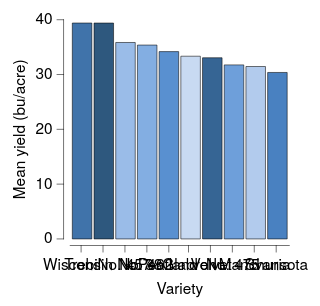

The Vega-Lite source for this figure:
### Vega-Lite specification from a JSON file in a GitHub repository (floating-point values rounded to 4 significant figures)
{"background": "white", "config": {"arc": {"fill": "black", "fillOpacity": 1.0, "innerRadius": 25.0, "padAngle": 0.03, "stroke": "black", "strokeOpacity": 1, "strokeWidth": 0.25}, "area": {"fill": "black", "fillOpacity": 1.0, "stroke": "black", "strokeOpacity": 1, "strokeWidth": 0.25}, "axis": {"domain": true, "domainCap": "round", "domainColor": "black", "domainWidth": 0.25, "grid": false, "gridCap": "round", "gridColor": "#F1F1F1", "gridDash": [0, 0], "gridOpacity": 1.0, "gridWidth": 0.25, "labelColor": "black", "labelFont": "HelveticaNeue", "labelFontSize": 7, "labelFontStyle": "normal", "labelFontWeight": 400, "offset": 3, "ticks": true, "tickCap": "round", "tickColor": "black", "tickSize": 3, "tickWidth": 0.25, "titleColor": "black", "titleFont": "HelveticaNeue", "titleFontSize": 7, "titleFontStyle": "normal", "titleFontWeight": 400}, "axisX": {"domain": true, "labelAlign": "center", "labelAngle": 0, "labels": true, "ticks": true, "translate": 0}, "axisY": {"domain": true, "labelAlign": "right", "labelAngle": 0, "labels": true, "ticks": true, "translate": 0}, "axisRight": {"domain": true, "labelAlign": "left", "labelAngle": 0, "labels": true, "ticks": true, "translate": 0}, "axisTop": {"domain": true, "labelAlign": "center", "labelAngle": 0, "labels": true, "ticks": true, "translate": 0}, "bar": {"fill": "black", "fillOpacity": 1.0, "stroke": "black", "strokeOpacity": 1, "strokeWidth": 0.25}, "boxplot": {"size": 8.0, "ticks": {"cornerRadius": 0.25, "fill": "black", "size": 6.0, "thickness": 0.25}, "box": {"fillOpacity": 1.0, "stroke": "black", "strokeOpacity": 1, "strokeWidth": 0.25}, "median": {"fill": "white", "fillOpacity": 1.0, "size": 8.0, "stroke": "black", "strokeOpacity": 1, "strokeWidth": 0.25}, "rule": {"fill": "black", "fillOpacity": 1.0, "size": 10.0, "stroke": "black", "strokeDash": [0, 0], "strokeOpacity": 1, "strokeWidth": 0.25}, "outliers": {"color": "black", "fill": "black", "fillOpacity": 1.0, "size": 0, "stroke": "black", "strokeOpacity": 1, "strokeWidth": 0.25}}, "circle": {"fill": "white", "fillOpacity": 1.0, "size": 2.5, "stroke": "black", "strokeOpacity": 1, "strokeWidth": 0.25}, "errorband": {"band": {"fillOpacity": 0.6, "stroke": null, "strokeWidth": 0.25, "strokeOpacity": 1}, "borders": {"opacity": 0, "strokeOpacity": 0.25, "strokeWidth": 1}}, "errorbar": {"opacity": 1, "rule": {"strokeDash": [0, 0], "strokeWidth": 0.5}, "ticks": {"color": "black", "cornerRadius": 0.25, "opacity": 1, "size": 6.0, "thickness": 0.5}, "thickness": 0.5}, "font": "HelveticaNeue", "geoshape": {"fill": "black", "fillOpacity": 1.0, "stroke": "black", "strokeOpacity": 1, "strokeWidth": 0.25}, "header": {"labelColor": "black", "labelFont": "HelveticaNeue", "labelFontSize": 7, "labelFontStyle": "normal", "labelFontWeight": 400, "titleColor": "black", "titleFont": "HelveticaNeue", "titleFontSize": 7, "titleFontStyle": "normal", "titleFontWeight": 400, "titlePadding": 0}, "legend": {"disable": false, "offset": 3, "gradientLength": 50.0, "gradientThickness": 5.0, "gradientOpacity": 1.0, "gradientStrokeColor": "black", "gradientStrokeWidth": 0.25, "labelColor": "black", "labelFont": "HelveticaNeue", "labelFontSize": 7, "labelFontStyle": "normal", "labelFontWeight": 400, "strokeColor": "black", "strokeWidth": 0, "symbolSize": 42, "symbolStrokeColor": "black", "symbolStrokeWidth": 0.25, "titleColor": "black", "titleFont": "HelveticaNeue", "titleFontSize": 7, "titleFontStyle": "normal", "titleFontWeight": 400}, "line": {"color": "black", "stroke": "black", "strokeCap": "round", "strokeDash": [0, 0], "strokeOpacity": 1, "strokeWidth": 0.375}, "point": {"filled": true, "fill": "black", "fillOpacity": 1.0, "size": 5.0, "stroke": "black", "strokeOpacity": 1, "strokeWidth": 0.25}, "range": {"category": {"scheme": ["#DFE9F7", "#ADC8EC", "#7AA8E0", "#4D87CA", "#386898", "#264A69"]}, "diverging": {"scheme": ["#BC4A5A", "#C96872", "#D4858B", "#DFA1A5", "#E8BDBF", "#F0DADA", "#F6F6F6", "#D7E0EB", "#B9CBE0", "#9BB6D5", "#7DA1C9", "#5F8CBD", "#4177B1"]}, "heatmap": {"scheme": ["#DFE9F7", "#C6D9F1", "#ADC8EC", "#94B8E6", "#7AA8E0", "#6097DA", "#4D87CA", "#4177B1", "#386898", "#2F597F", "#264A69", "#1D3A58"]}, "ordinal": {"scheme": ["#DFE9F7", "#C6D9F1", "#ADC8EC", "#94B8E6", "#7AA8E0", "#6097DA", "#4D87CA", "#4177B1", "#386898", "#2F597F", "#264A69", "#1D3A58"]}, "ramp": {"scheme": ["#DFE9F7", "#C6D9F1", "#ADC8EC", "#94B8E6", "#7AA8E0", "#6097DA", "#4D87CA", "#4177B1", "#386898", "#2F597F", "#264A69", "#1D3A58"]}}, "rule": {"color": "black", "stroke": "black", "strokeCap": "round", "strokeDash": [2, 2], "strokeOpacity": 1, "strokeWidth": 0.25}, "scale": {"bandPaddingInner": 0.1, "bandPaddingOuter": 0.1, "round": false}, "rect": {"fill": "black", "fillOpacity": 1.0, "stroke": "black", "strokeOpacity": 1, "strokeWidth": 0.25}, "square": {"fill": "black", "fillOpacity": 1.0, "size": 10.0, "stroke": "black", "strokeOpacity": 1, "strokeWidth": 0.25}, "text": {"color": "black", "font": "HelveticaNeue", "fontSize": 7, "fontStyle": "normal", "fontWeight": 400}, "title": {"anchor": "middle", "frame": "group", "color": "black", "font": "HelveticaNeue", "fontSize": 7, "fontStyle": "normal", "fontWeight": 400, "subtitleColor": "black", "subtitleFont": "HelveticaNeue", "subtitleFontSize": "HelveticaNeue", "subtitleFontStyle": "normal", "subtitleFontWeight": 400}, "view": {"continuousWidth": 100, "continuousHeight": 100, "discreteWidth": 100, "discreteHeight": 100, "fill": null, "stroke": null, "strokeWidth": 0.25}}, "data": {"name": "data-9cc0564cb5591205eeeca8d2429dd11b"}, "mark": {"type": "bar"}, "encoding": {"color": {"field": "variety", "legend": null, "type": "nominal"}, "x": {"field": "variety", "sort": "-y", "title": "Variety", "type": "nominal"}, "y": {"aggregate": "mean", "field": "yield", "title": "Mean yield (bu/acre)", "type": "quantitative"}}, "$schema": "https://vega.github.io/schema/vega-lite/v6.4.1.json", "datasets": {"data-9cc0564cb5591205eeeca8d2429dd11b": [{"yield": 27.0, "variety": "Manchuria", "year": 1931, "site": "University Farm"}, {"yield": 48.87, "variety": "Manchuria", "year": 1931, "site": "Waseca"}, {"yield": 27.43, "variety": "Manchuria", "year": 1931, "site": "Morris"}, {"yield": 39.93, "variety": "Manchuria", "year": 1931, "site": "Crookston"}, {"yield": 32.97, "variety": "Manchuria", "year": 1931, "site": "Grand Rapids"}, {"yield": 28.97, "variety": "Manchuria", "year": 1931, "site": "Duluth"}, {"yield": 43.07, "variety": "Glabron", "year": 1931, "site": "University Farm"}, {"yield": 55.2, "variety": "Glabron", "year": 1931, "site": "Waseca"}, {"yield": 28.77, "variety": "Glabron", "year": 1931, "site": "Morris"}, {"yield": 38.13, "variety": "Glabron", "year": 1931, "site": "Crookston"}, {"yield": 29.13, "variety": "Glabron", "year": 1931, "site": "Grand Rapids"}, {"yield": 29.67, "variety": "Glabron", "year": 1931, "site": "Duluth"}, {"yield": 35.13, "variety": "Svansota", "year": 1931, "site": "University Farm"}, {"yield": 47.33, "variety": "Svansota", "year": 1931, "site": "Waseca"}, {"yield": 25.77, "variety": "Svansota", "year": 1931, "site": "Morris"}, {"yield": 40.47, "variety": "Svansota", "year": 1931, "site": "Crookston"}, {"yield": 29.67, "variety": "Svansota", "year": 1931, "site": "Grand Rapids"}, {"yield": 25.7, "variety": "Svansota", "year": 1931, "site": "Duluth"}, {"yield": 39.9, "variety": "Velvet", "year": 1931, "site": "University Farm"}, {"yield": 50.23, "variety": "Velvet", "year": 1931, "site": "Waseca"}, {"yield": 26.13, "variety": "Velvet", "year": 1931, "site": "Morris"}, {"yield": 41.33, "variety": "Velvet", "year": 1931, "site": "Crookston"}, {"yield": 23.03, "variety": "Velvet", "year": 1931, "site": "Grand Rapids"}, {"yield": 26.3, "variety": "Velvet", "year": 1931, "site": "Duluth"}, {"yield": 36.57, "variety": "Trebi", "year": 1931, "site": "University Farm"}, {"yield": 63.83, "variety": "Trebi", "year": 1931, "site": "Waseca"}, {"yield": 43.77, "variety": "Trebi", "year": 1931, "site": "Morris"}, {"yield": 46.93, "variety": "Trebi", "year": 1931, "site": "Crookston"}, {"yield": 29.77, "variety": "Trebi", "year": 1931, "site": "Grand Rapids"}, {"yield": 33.93, "variety": "Trebi", "year": 1931, "site": "Duluth"}, {"yield": 43.27, "variety": "No. 457", "year": 1931, "site": "University Farm"}, {"yield": 58.1, "variety": "No. 457", "year": 1931, "site": "Waseca"}, {"yield": 28.7, "variety": "No. 457", "year": 1931, "site": "Morris"}, {"yield": 45.67, "variety": "No. 457", "year": 1931, "site": "Crookston"}, {"yield": 32.17, "variety": "No. 457", "year": 1931, "site": "Grand Rapids"}, {"yield": 33.6, "variety": "No. 457", "year": 1931, "site": "Duluth"}, {"yield": 36.6, "variety": "No. 462", "year": 1931, "site": "University Farm"}, {"yield": 65.77, "variety": "No. 462", "year": 1931, "site": "Waseca"}, {"yield": 30.37, "variety": "No. 462", "year": 1931, "site": "Morris"}, {"yield": 48.57, "variety": "No. 462", "year": 1931, "site": "Crookston"}, {"yield": 24.93, "variety": "No. 462", "year": 1931, "site": "Grand Rapids"}, {"yield": 28.1, "variety": "No. 462", "year": 1931, "site": "Duluth"}, {"yield": 32.77, "variety": "Peatland", "year": 1931, "site": "University Farm"}, {"yield": 48.57, "variety": "Peatland", "year": 1931, "site": "Waseca"}, {"yield": 29.87, "variety": "Peatland", "year": 1931, "site": "Morris"}, {"yield": 41.6, "variety": "Peatland", "year": 1931, "site": "Crookston"}, {"yield": 34.7, "variety": "Peatland", "year": 1931, "site": "Grand Rapids"}, {"yield": 32.0, "variety": "Peatland", "year": 1931, "site": "Duluth"}, {"yield": 24.67, "variety": "No. 475", "year": 1931, "site": "University Farm"}, {"yield": 46.77, "variety": "No. 475", "year": 1931, "site": "Waseca"}, {"yield": 22.6, "variety": "No. 475", "year": 1931, "site": "Morris"}, {"yield": 44.1, "variety": "No. 475", "year": 1931, "site": "Crookston"}, {"yield": 19.7, "variety": "No. 475", "year": 1931, "site": "Grand Rapids"}, {"yield": 33.07, "variety": "No. 475", "year": 1931, "site": "Duluth"}, {"yield": 39.3, "variety": "Wisconsin No. 38", "year": 1931, "site": "University Farm"}, {"yield": 58.8, "variety": "Wisconsin No. 38", "year": 1931, "site": "Waseca"}, {"yield": 29.47, "variety": "Wisconsin No. 38", "year": 1931, "site": "Morris"}, {"yield": 49.87, "variety": "Wisconsin No. 38", "year": 1931, "site": "Crookston"}, {"yield": 34.47, "variety": "Wisconsin No. 38", "year": 1931, "site": "Grand Rapids"}, {"yield": 31.6, "variety": "Wisconsin No. 38", "year": 1931, "site": "Duluth"}, {"yield": 26.9, "variety": "Manchuria", "year": 1932, "site": "University Farm"}, {"yield": 33.47, "variety": "Manchuria", "year": 1932, "site": "Waseca"}, {"yield": 34.37, "variety": "Manchuria", "year": 1932, "site": "Morris"}, {"yield": 32.97, "variety": "Manchuria", "year": 1932, "site": "Crookston"}, {"yield": 22.13, "variety": "Manchuria", "year": 1932, "site": "Grand Rapids"}, {"yield": 22.57, "variety": "Manchuria", "year": 1932, "site": "Duluth"}, {"yield": 36.8, "variety": "Glabron", "year": 1932, "site": "University Farm"}, {"yield": 37.73, "variety": "Glabron", "year": 1932, "site": "Waseca"}, {"yield": 35.13, "variety": "Glabron", "year": 1932, "site": "Morris"}, {"yield": 26.17, "variety": "Glabron", "year": 1932, "site": "Crookston"}, {"yield": 14.43, "variety": "Glabron", "year": 1932, "site": "Grand Rapids"}, {"yield": 25.87, "variety": "Glabron", "year": 1932, "site": "Duluth"}, {"yield": 27.43, "variety": "Svansota", "year": 1932, "site": "University Farm"}, {"yield": 38.5, "variety": "Svansota", "year": 1932, "site": "Waseca"}, {"yield": 35.03, "variety": "Svansota", "year": 1932, "site": "Morris"}, {"yield": 20.63, "variety": "Svansota", "year": 1932, "site": "Crookston"}, {"yield": 16.63, "variety": "Svansota", "year": 1932, "site": "Grand Rapids"}, {"yield": 22.23, "variety": "Svansota", "year": 1932, "site": "Duluth"}, {"yield": 26.8, "variety": "Velvet", "year": 1932, "site": "University Farm"}, {"yield": 37.4, "variety": "Velvet", "year": 1932, "site": "Waseca"}, {"yield": 38.83, "variety": "Velvet", "year": 1932, "site": "Morris"}, {"yield": 32.07, "variety": "Velvet", "year": 1932, "site": "Crookston"}, {"yield": 32.23, "variety": "Velvet", "year": 1932, "site": "Grand Rapids"}, {"yield": 22.47, "variety": "Velvet", "year": 1932, "site": "Duluth"}, {"yield": 29.07, "variety": "Trebi", "year": 1932, "site": "University Farm"}, {"yield": 49.23, "variety": "Trebi", "year": 1932, "site": "Waseca"}, {"yield": 46.63, "variety": "Trebi", "year": 1932, "site": "Morris"}, {"yield": 41.83, "variety": "Trebi", "year": 1932, "site": "Crookston"}, {"yield": 20.63, "variety": "Trebi", "year": 1932, "site": "Grand Rapids"}, {"yield": 30.6, "variety": "Trebi", "year": 1932, "site": "Duluth"}, {"yield": 26.43, "variety": "No. 457", "year": 1932, "site": "University Farm"}, {"yield": 42.2, "variety": "No. 457", "year": 1932, "site": "Waseca"}, {"yield": 43.53, "variety": "No. 457", "year": 1932, "site": "Morris"}, {"yield": 34.33, "variety": "No. 457", "year": 1932, "site": "Crookston"}, {"yield": 19.47, "variety": "No. 457", "year": 1932, "site": "Grand Rapids"}, {"yield": 22.7, "variety": "No. 457", "year": 1932, "site": "Duluth"}, {"yield": 25.57, "variety": "No. 462", "year": 1932, "site": "University Farm"}, {"yield": 44.7, "variety": "No. 462", "year": 1932, "site": "Waseca"}, {"yield": 47.0, "variety": "No. 462", "year": 1932, "site": "Morris"}, {"yield": 30.53, "variety": "No. 462", "year": 1932, "site": "Crookston"}, {"yield": 19.9, "variety": "No. 462", "year": 1932, "site": "Grand Rapids"}, {"yield": 22.5, "variety": "No. 462", "year": 1932, "site": "Duluth"}, {"yield": 28.07, "variety": "Peatland", "year": 1932, "site": "University Farm"}, {"yield": 36.03, "variety": "Peatland", "year": 1932, "site": "Waseca"}, {"yield": 43.2, "variety": "Peatland", "year": 1932, "site": "Morris"}, {"yield": 25.23, "variety": "Peatland", "year": 1932, "site": "Crookston"}, {"yield": 26.77, "variety": "Peatland", "year": 1932, "site": "Grand Rapids"}, {"yield": 31.37, "variety": "Peatland", "year": 1932, "site": "Duluth"}, {"yield": 30.0, "variety": "No. 475", "year": 1932, "site": "University Farm"}, {"yield": 41.27, "variety": "No. 475", "year": 1932, "site": "Waseca"}, {"yield": 44.23, "variety": "No. 475", "year": 1932, "site": "Morris"}, {"yield": 32.13, "variety": "No. 475", "year": 1932, "site": "Crookston"}, {"yield": 15.23, "variety": "No. 475", "year": 1932, "site": "Grand Rapids"}, {"yield": 27.37, "variety": "No. 475", "year": 1932, "site": "Duluth"}, {"yield": 38.0, "variety": "Wisconsin No. 38", "year": 1932, "site": "University Farm"}, {"yield": 58.17, "variety": "Wisconsin No. 38", "year": 1932, "site": "Waseca"}, {"yield": 47.17, "variety": "Wisconsin No. 38", "year": 1932, "site": "Morris"}, {"yield": 35.9, "variety": "Wisconsin No. 38", "year": 1932, "site": "Crookston"}, {"yield": 20.67, "variety": "Wisconsin No. 38", "year": 1932, "site": "Grand Rapids"}, {"yield": 29.33, "variety": "Wisconsin No. 38", "year": 1932, "site": "Duluth"}]}}
